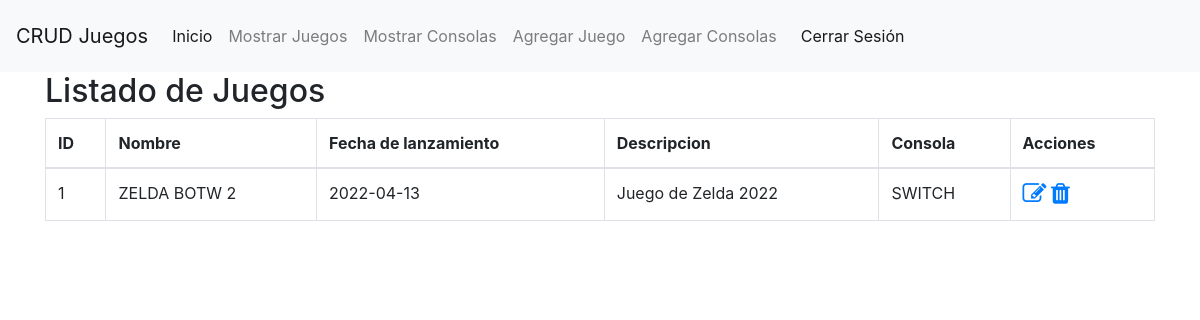
Screenshot of /mostrarJuegos.php with the database file from the repository.
### tables this page shows
CREATE TABLE `juegos` (
  `id` varchar(10) NOT NULL,
  `nombre` varchar(255) NOT NULL,
  `fechalanzamiento` date NOT NULL,
  `descripcion` text NOT NULL,
  `consola` varchar(25) NOT NULL
);

### logica/database.php (called while the page is built, shortened)
<?php
    class Database{
        private $con;
        private $dbhost = "localhost";
        private $dbuser = "root";
        private $dbpass = "";
        private $dbname = "proyecto_juegos";
        public function conectar(){
            $this->con = mysqli_connect($this->dbhost, $this->dbuser, $this->dbpass, $this->dbname);
        }
        public function mostrarJuegos(){
            $sql = "SELECT * FROM juegos";
            $res = mysqli_query($this->con, $sql);
            return $res;
        }
    }
?>

### mostrarJuegos.php (the view, shortened to what this page needs)
<!DOCTYPE html>
<html lang="en">
<head>
    <link rel="stylesheet" href="https://stackpath.bootstrapcdn.com/bootstrap/4.1.3/css/bootstrap.min.css">
    <link rel="stylesheet" href="https://maxcdn.bootstrapcdn.com/font-awesome/4.7.0/css/font-awesome.min.css">
</head>
<body>
    <div class="container">
        <div class="table-wrapper">
            <div class="table-title">
                <div class="row">
                    <div class="col-sm-8"><h2>Listado de Juegos</h2></div>
                </div>
            </div>
            <table class="table table-bordered">
                <thead>
                    <tr>
                        <th>ID</th>
                        <th>Nombre</th>
                        <th>Fecha de lanzamiento</th>
			            <th>Descripcion</th>
                        <th>Consola</th>
                        <th>Acciones</th>
                    </tr>
                </thead>
                <tbody>
                <?php
                    include("logica/database.php");
                    $juegos = new Database();
                    $listado = $juegos->mostrarJuegos();
                    while($row=mysqli_fetch_object($listado)){
                        $id = $row->id;
                        $nombre = $row->nombre;
                        $fechalanzamiento = $row->fechalanzamiento;
                        $descripcion = $row->descripcion;
                        $consola=$row->consola;
                    ?>
                    <tr>
                        <td><?php echo $id; ?></td>
                        <td><?php echo $nombre; ?></td>
                        <td><?php echo $fechalanzamiento; ?></td>
                        <td><?php echo $descripcion; ?></td>
                        <td><?php echo $consola; ?></td>
                        <td>
                            <a href="modificarJuego.php?id=<?php echo $id;?>&mod"><i class="fa fa-edit" style="font-size:24px"></i></a>
                            <a href="logica/proceso_eliminar.php?id=<?php echo $id;?>"><i class="fa fa-trash" style="font-size:24px"></i></a>
                        </td>
                    </tr>
                    <?php
                    }
                ?>
                </tbody>
            </table>
        </div>
    </div>
</body>
</html>

### rows the page displays
juegos: id "1", nombre "ZELDA BOTW 2", fechalanzamiento "2022-04-13", descripcion "Juego de Zelda 2022", consola "SWITCH"
